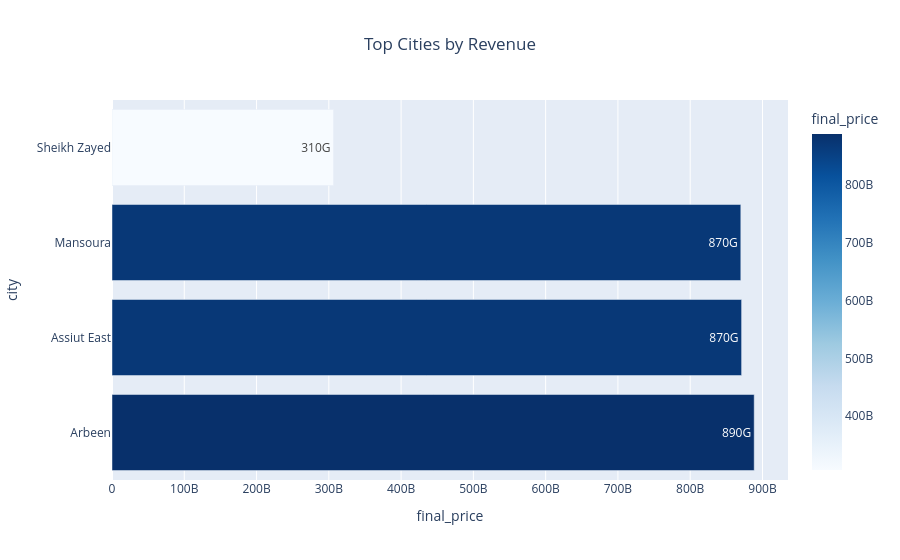

Here is the notebook cell this chart was saved with:
### Code cell
# 1. Aggregate total revenue by city, sort descending, and extract the top 4 performers
city_sales = (
    df.groupby("city")["final_price"]
     .sum()
     .reset_index()
     .sort_values("final_price", ascending=False)
     .head(4)
)

# 2. Generate a horizontal bar chart with automated number formatting and a dynamic color gradient
fig_city = px.bar(
    city_sales,
    x="final_price",
    y="city",
    orientation="h",
    text_auto=".2s", # Automatically formats numbers with clean SI prefixes (e.g., M, B)
    color="final_price",
    color_continuous_scale="Blues",
    title="Top Cities by Revenue"
)

# 3. Center the chart title for a cleaner layout and display the plot
fig_city.update_layout(
    title_x=0.5
)

fig_city

### Figure 1 — Plotly figure (JSON) as saved in the notebook; plotly's stock layout.template omitted (floating-point values rounded to 4 significant figures)
{"data": [{"hovertemplate": "final_price=%{marker.color}<br>city=%{y}<extra></extra>", "legendgroup": "", "marker": {"color": [888560904348, 871125150794, 870031111152, 306511267245], "coloraxis": "coloraxis", "pattern": {"shape": ""}}, "name": "", "orientation": "h", "showlegend": false, "textposition": "auto", "texttemplate": "%{x:.2s}", "type": "bar", "x": [888560904348, 871125150794, 870031111152, 306511267245], "xaxis": "x", "y": ["Arbeen", "Assiut East", "Mansoura", "Sheikh Zayed"], "yaxis": "y"}], "layout": {"barmode": "relative", "coloraxis": {"colorbar": {"title": {"text": "final_price"}}, "colorscale": [[0, "rgb(247,251,255)"], [0.125, "rgb(222,235,247)"], [0.25, "rgb(198,219,239)"], [0.375, "rgb(158,202,225)"], [0.5, "rgb(107,174,214)"], [0.625, "rgb(66,146,198)"], [0.75, "rgb(33,113,181)"], [0.875, "rgb(8,81,156)"], [1, "rgb(8,48,107)"]]}, "legend": {"tracegroupgap": 0}, "title": {"text": "Top Cities by Revenue", "x": 0.5}, "xaxis": {"anchor": "y", "domain": [0, 1], "title": {"text": "final_price"}}, "yaxis": {"anchor": "x", "domain": [0, 1], "title": {"text": "city"}}}}
